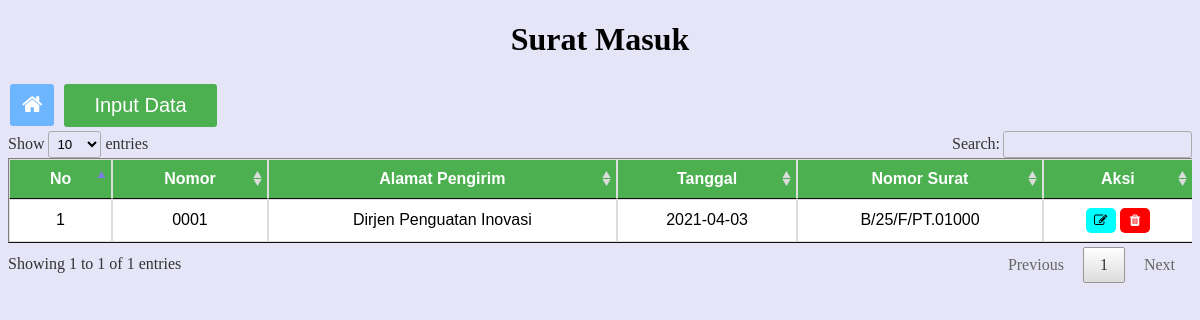
Screenshot of /surat_masuk.php (signed in) with the database file from the repository.
### tables this page shows
CREATE TABLE IF NOT EXISTS `tb_suratmasuk` (
`no` int(255) NOT NULL,
  `nomor_urut` varchar(255) NOT NULL,
  `alamat_pengirim` varchar(255) NOT NULL,
  `tgl_surat` date NOT NULL,
  `nomor_surat` varchar(255) NOT NULL,
  `lampiran` varchar(255) NOT NULL,
  `pengolah` varchar(255) NOT NULL,
  `tgl_diteruskan` date NOT NULL,
  `ttd` varchar(255) NOT NULL
);

### fsuratmasuk.php (called while the page is built, shortened)
<?php
$conn = mysqli_connect("localhost", "root", "", "bau");
function query($query)
{
    global $conn;
    $result = mysqli_query($conn, $query);
    $rows = array();
    while ($row = mysqli_fetch_assoc($result)) {
        $rows[] = $row;
    }
    return $rows;
}

### surat_masuk.php (the view, shortened to what this page needs)
<?php
require 'fsuratmasuk.php';
$tampil = query("SELECT * FROM tb_suratmasuk ORDER BY `no` DESC");
?>
<!DOCTYPE html>
<html lang="en">
<head>
    <link rel="stylesheet" href="https://cdnjs.cloudflare.com/ajax/libs/font-awesome/4.7.0/css/font-awesome.min.css">
    <link rel="stylesheet" href="DataTables-1.10.24\css\jquery.dataTables.min.css">
    <link rel="stylesheet" href="smstyle.css">
</head>
<body>
    <h1>Surat Masuk</h1>
    <form action="" method="POST">
        <button style="background-color: #6EB5FF; color:white; border: none; border-radius: 3px; padding: 8px 12px ;
            text-align: center;
            text-decoration: none;
            display: inline-block;
            font-size:22px;
            margin: 4px 2px;
            cursor: pointer;" formaction="fitur.php"><i class="fa fa-home" style="align-items: center;"></i></button>
        <button style="border-radius: 3px;
        background-color: #4CAF50;
        border: none;
        color: white;
        padding: 10px 30px;
        text-align: center;
        text-decoration: none;
        font-size: 20px;
        margin: 4px 4px;
        cursor: pointer;" formaction="smtambah.php">Input Data</button><br>
        <div style="overflow-x:auto;">
            <table border=1 cellspacing="0" cellpadding="10" id="example">
                <thead>
                    <th>No</th>
                    <th>Nomor</th>
                    <th>Alamat Pengirim</th>
                    <th>Tanggal</th>
                    <th>Nomor Surat</th>
                    <th>Aksi</th>
                </thead>
                <tbody>
                    <?php $i = 1 ?>
                    <?php foreach ($tampil as $tmp) { ?>
                        <tr>
                            <td>
                                <?php echo $i; ?>
                            </td>
                            <td><?php echo $tmp["nomor_urut"] ?></td>
                            <td><?php echo $tmp["alamat_pengirim"] ?></td>
                            <td><?php echo $tmp["tgl_surat"] ?></td>
                            <td><?php echo $tmp["nomor_surat"] ?></td>
                            <td>
                                <div class="aksi">
                                    <button formaction="smubah.php?id=<?php echo $tmp["no"] ?>" style="background-color: cyan; ">
                                        <i class="fa fa-edit" style="align-items: center; "></i></button>
                                    <button style="background-color: red; color:white;" formaction="smhapus.php?id=<?php echo $tmp["no"] ?>" onclick="return confirm('Yakin Ingin Menghapus?')"><i class="fa fa-trash" style="align-items: center;"></i></button>
                                </div>
                            </td>
                        </tr>
                        <?php $i++ ?>
                    <?php } ?>
                </tbody>
            </table>
        </div>
    </form>
</body>
</html>

### smstyle.css (style rules this page uses)
body { background-color: #E5E5F7; }
table { font-family: Arial, Helvetica, sans-serif; border-collapse: collapse; width: 70%; margin: auto; margin-top: 20px; }
table td, table thead th { border: 1px solid #ddd; padding: 8px; text-align: center; }
table th { padding-top: 12px; padding-bottom: 12px; text-align: left; background-color: #4CAF50; color: white; width: auto; }
body h1 { text-align: center; }
.aksi button { width: 30px; height: 25px; border: none; border-radius: 5px; }

### rows the page displays
tb_suratmasuk: nomor_urut "0001", alamat_pengirim "Dirjen Penguatan Inovasi", tgl_surat "2021-04-03", nomor_surat "B/25/F/PT.01000"
